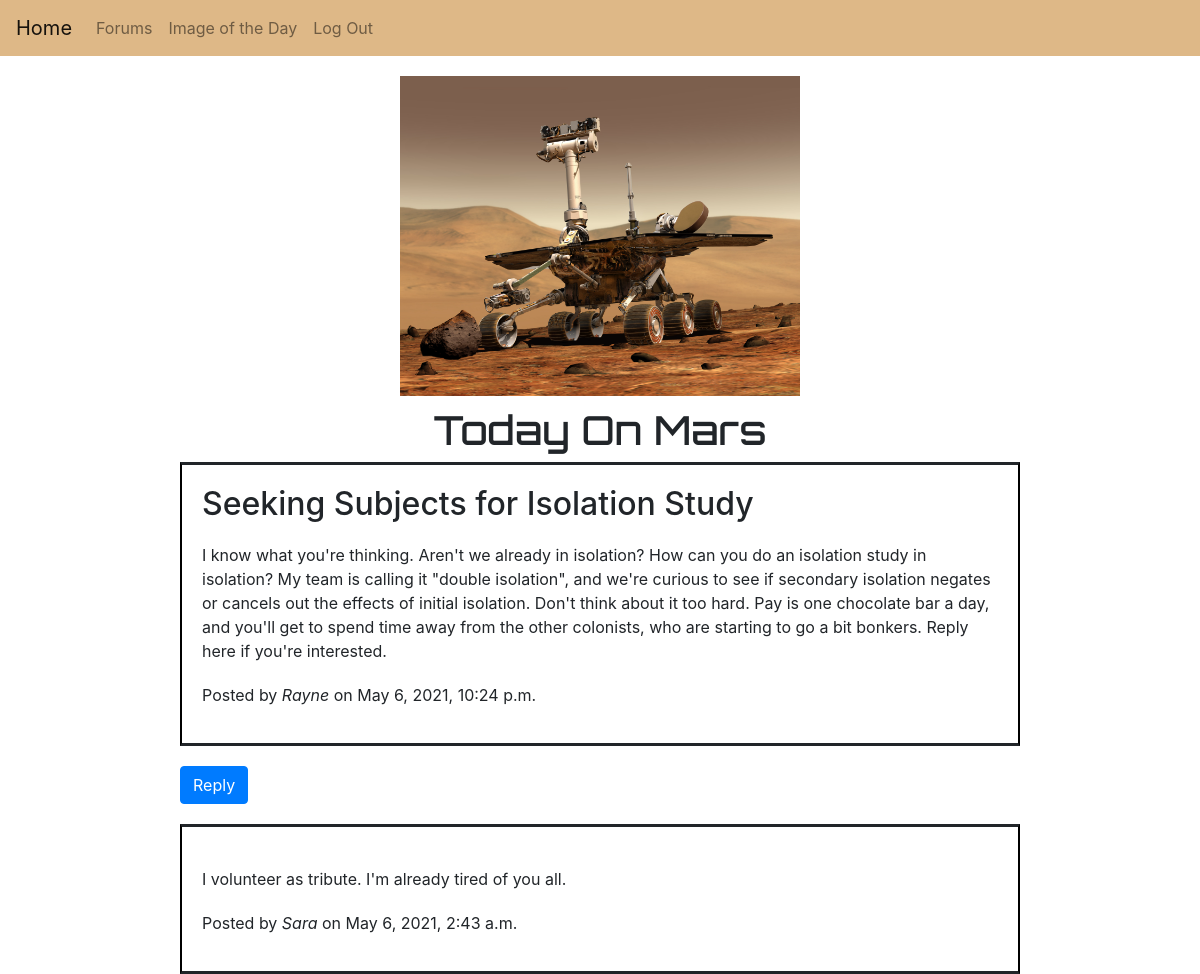
Page /5 (signed in) on the committed database.
### Mars/models.py (models this page shows, shortened)
class Thread(models.Model):
    title = models.CharField(max_length=64, default=None)
    content = models.TextField(default=None)
    author = models.ForeignKey(User, on_delete=models.CASCADE)
    date = models.DateTimeField(auto_now_add=True)
    category = models.ManyToManyField(Category, related_name="categories", blank=True)

class User(AbstractUser):
    pass

class Reply(models.Model):
    thread = models.ForeignKey(Thread, on_delete=models.CASCADE, related_name="replies")
    reply = models.TextField(default=None)
    author = models.ForeignKey(User, on_delete=models.CASCADE)
    date = models.DateTimeField(auto_now_add=True)
    class Meta:
        verbose_name = "Reply"
        verbose_name_plural = "Replies"

### Mars/views.py (the view)
# urls.py: path("<int:thread_id>", views.thread, name="thread"),
def thread(request, thread_id):
    thread = Thread.objects.get(id=thread_id)
    replies = Reply.objects.filter(thread=thread)
    return render(request, "mars/thread.html", {
            "thread": thread,
            "form": ReplyForm(),
            "replies": replies
    })

### Mars/templates/mars/thread.html (shortened to what this page needs)
{% extends "mars/layout.html" %}
{% load static %}
{% block body %}
  <div class="thread-item">
    <div id="thread-title">
      <h2>{{ thread.title }}</h2>
    </div>
    <div id="thread-content">
      <p>{{ thread.content }}</p>
    </div>
    <div id="thread-info">
      <p>Posted by <i>{{ thread.author }}</i> on {{ thread.date }}</p>
    </div>
  </div>
  {% if user.is_authenticated %}
    <div id="reply-button">
      <button type="button" name="reply-btn" class="btn btn-primary">Reply</button>
    </div>
  {% endif %}
  <div class="replies">
    {% for reply in replies %}
      <div class="reply-container">
        <div id="reply-content">
          <p>{{ reply.reply }}</p>
        </div>
        <div id="reply-info">
          <p>Posted by <i>{{ reply.author }}</i> on {{ reply.date }}</p>
        </div>
      </div>
    {% endfor %}
  </div>
{% endblock %}

### Mars/static/mars/styles.css (style rules this page uses)
html { height: 100%; }
.thread-item { margin: auto; padding: 20px; width: 70%; border-right: 2px solid #000; border-left: 2px solid #000; border-style: solid; }
.reply-container { margin: auto; margin-top: 10px; padding: 20px; width: 70%; border-right: 2px solid #000; border-left: 2px solid #000; border-style: solid; }
#reply-button { width: 70%; margin: auto; padding-top: 20px; padding-bottom: 10px; }
#thread-content, #reply-content { margin-top: 20px; margin-bottom: 20px; }

### rows in the picture
Thread: title "Seeking Subjects for Isolation Study", content "I know what you're thinking. Aren't we already in isolation? How can you do an isolation study in isolation? My team is calling it \"double isolation\", and we're curious to see if secondary isolation negates or cancels out the effects of initial isolation. Don't think about it too hard. Pay is one chocolate bar a day, and you'll get to spend time away from the other colonists, who are starting to go a bit bonkers. Reply here if you're interested.", author "Rayne", date "May 6, 2021, 10:24 p.m."
Reply: reply "I volunteer as tribute. I'm already tired of you all.", author "Sara", date "May 6, 2021, 2:43 a.m."
